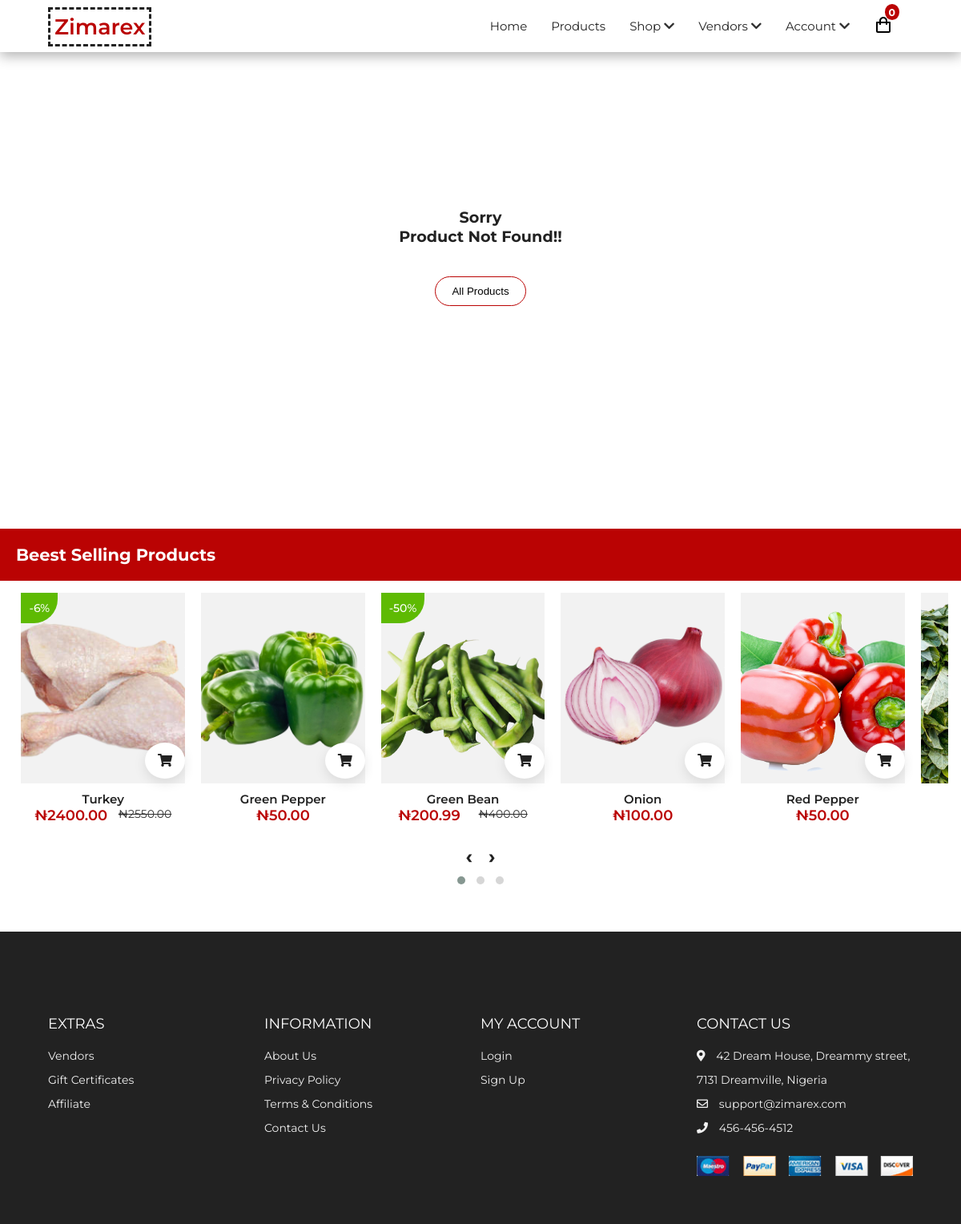
Screenshot of /store/productDetails.php with the database file from the repository.
### tables this page shows
CREATE TABLE `products_all` (
  `sn` int(25) NOT NULL,
  `unique_key` varchar(255) NOT NULL,
  `name` varchar(255) NOT NULL,
  `price` double(10,2) NOT NULL,
  `old_price` double(10,2) NOT NULL,
  `short_desc` varchar(300) NOT NULL,
  `category` varchar(255) NOT NULL,
  `in_stock` int(255) NOT NULL,
  `img_1` varchar(255) NOT NULL,
  `img_2` varchar(255) NOT NULL,
  `img_3` varchar(255) NOT NULL,
  `img_4` varchar(255) NOT NULL,
  `img_5` varchar(255) NOT NULL,
  `long_desc` text NOT NULL,
  `reviews` int(255) NOT NULL,
  `purchases` varchar(255) NOT NULL,
  `date_added` varchar(255) NOT NULL,
  `measurement` varchar(255) NOT NULL
);

### config/functions.php (called while the page is built, shortened)
<?php
function getProducts($con, $limit=16, $table="products_all"){
	if($limit >= 5){
		$sql = "SELECT * FROM $table LIMIT $limit";
	}else{
		$sql = "SELECT * FROM $table";
	}
    $query = $con->query($sql);
	$rows = $query->num_rows;
	if($rows > 0){
		$result = array();
        while($newRes = $query->fetch_array()){
            $result[] = $newRes;
        }
		return $result;
	} else{
		return $rows;
	}
}
?>

### libs/related-products.php (the view, shortened to what this page needs)
<section class="section products">
    <div class="title">
        <h2>Beest Selling Products</h2>
    </div>
    <div class="product-layout owl-carousel owl-theme">
        <?php $count = 1; shuffle($allProducts); foreach($allProducts as $item) { ?>
            <div class="product">
                <a href="./productDetails.php?prod=<?php echo $item['unique_key'] ?>">
                    <div class="img-container">
                        <div class="tag _dsct">-8%</div>
                        <img src="<?php echo $item['img_1']; ?>" alt="" />
                        <div class="addCart addNow">
                            <i class="fas fa-shopping-cart addNow"></i>
                        </div>
                        <ul class="side-icons">
                            <span><i class="far fa-heart"></i></span>
                            <span><i class="fas fa-sliders-h"></i></span>
                        </ul>
                    </div>
                    <div class="bottom">
                        <a href=""><?php echo $item['name'] ?></a>
                        <div class="price">
                            <span>₦<?php echo $item['price'] ?></span>
                            <?php if($item['old_price'] > 0){ echo "<span class='cancel'> ₦".$item['old_price']."</span>"; } ?>
                        </div>
                    </div>
                </a>
            </div>
        <?php
        }
        ?>
    </div>
</section>

### assets/css/styles.css (style rules this page uses)
:root { --primary: #BA0303; --white: #fff; --black: #222; --grey1: #3a3b3c; --grey2: #828282; }
*, *::before, *::after { margin: 0; padding: 0; box-sizing: inherit; }
html { box-sizing: border-box; font-size: 62.5%; }
html { scroll-behavior: smooth; }
body { font-family: "Montserrat", sans-serif; font-size: 1.6rem; background-color: var(--white); color: var(--black); font-weight: 400; }
h1, h2, h3, h4, h5 { font-weight: 600; }
.section { padding: 10rem 0 5rem 0; }
.section .title { text-align: center; margin-bottom: 1.5rem; }
.section .title h2 { font-size: 2.1rem; font-weight: 650; background: #BA0303; color: #fff; text-align: left; padding: 20px; max-width: 130rem; margin: 0 auto; }
.section .product-layout { display: grid; grid-template-columns: repeat(auto-fit, minmax(25rem, 1fr)); gap: 3rem; max-width: 130rem; margin: 0 auto; padding: 0 1.6rem; }
.product { overflow: hidden; }
.product .img-container { position: relative; cursor: pointer; }
.product .img-container img { object-fit: cover; min-height: 238px; max-height: 238px; width: 100%; }
.product .bottom { padding: 1rem; text-align: center; }
.product .bottom a { margin-bottom: 1rem; font-weight: inherit; font-size: 1.5rem; font-weight: 600; }
.product .bottom span { color: #BA0303; font-size: 1.8rem; }
.product .bottom .cancel { font-size: 1.4rem; color: var(--grey2); text-decoration: line-through; }
.product .addCart { position: absolute; right: 0; bottom: 0.6rem; background-color: var(--white); border-radius: 50%; padding: 1.3rem 1.6rem; box-shadow: 0 0.5rem 1.5rem rgba(0, 0, 0, 0.1); transition: all 300ms ease-in-out; }
.product i { transition: all 300ms ease-in-out; }
.product .side-icons { position: absolute; right: 0; top: 30%; transform: translate(80%, -50%); display: flex; flex-direction: column; padding: 1rem; transition: all 500ms ease-in-out; }
.product .side-icons span { font-size: 1.4rem; background-color: var(--white); margin: 0.3rem; padding: 1rem 1.3rem; border-radius: 50%; transition: all 300ms ease-in-out; }
.section { padding: 2rem 0; }
._dsct { position: absolute; top: 0px; left: 0px; color: #fff; font-weight: 500; font-size: 14px; border-bottom-right-radius: 30px; background-color: #5eba03; padding: 10px; }
.price { display: flex; justify-content: space-around; }
.price span:nth-child(1) { font-weight: 600; }

### assets/css/prod.css (style rules this page uses)
:root { --icon-grey : #4d4d4d; --primary: #BA0303; --grey2 : rgb(48, 48, 48); }
img { max-width: 100%; }
.section { padding: 10rem 0 5rem 0; }
.price { display: flex; justify-content: space-around; }

### store/productDetails.php (style rules this page uses)
.product { padding: 0 10px; overflow: hidden; }

### rows the page displays
products_all: img_1 (picture), name "Turkey", price "2400.00", old_price "2550.00"
products_all: img_1 (picture), name "Green Pepper", price "50.00"
products_all: img_1 (picture), name "Green Bean", price "200.99", old_price "400.00"
products_all: img_1 (picture), name "Onion", price "100.00"
products_all: img_1 (picture), name "Red Pepper", price "50.00"
products_all: img_1 (picture)

### other values shown
$session_email "Account"
